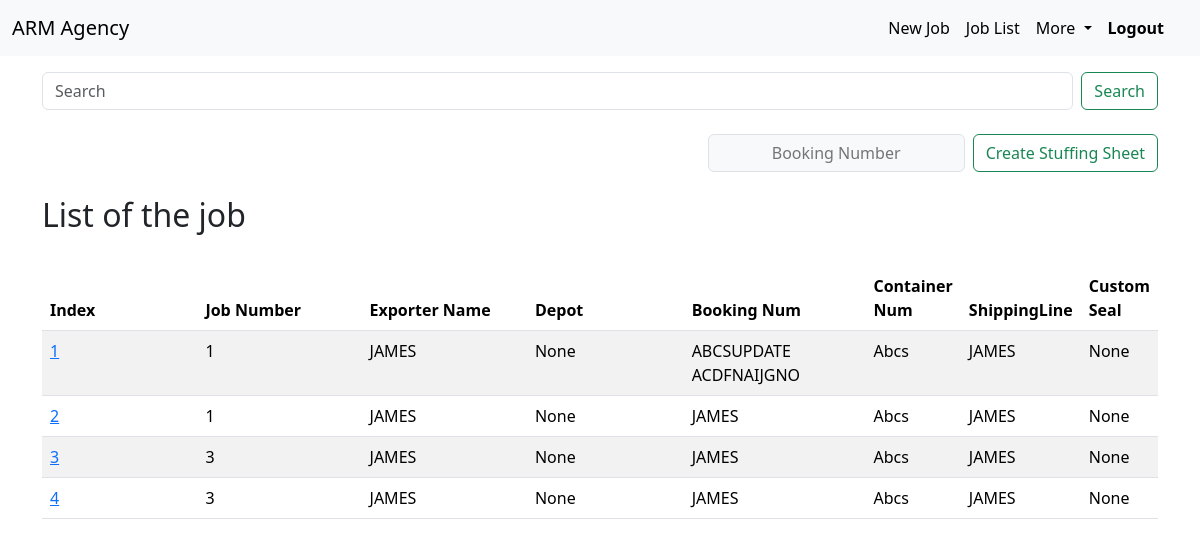
Page /stuffingSheet/list (signed in) on the committed database.
### stuffingSheet/models.py (models this page shows, shortened)
class StuffingSheetModel(models.Model):
    STUFFING_TYPE_CHOICES = [
    ('ICD STUFFING', 'ICD STUFFING'),
    ('FACTORY STUFFING', 'FACTORY '),
    ]
    DEPOT_TYPE_CHOICES = [
    ('THAR DRY PORT', 'THAR DRY PORT'),
    ('INLAND CONTAINER DEPOT', 'INLAND CONTAINER DEPOT'),
    ]
    DEPOT_ADDRESS_CHOICES = [
        ('A UNIT OF CONTAINER OF INDIA LTD BHAGAT KI KOTHI, JODHPUR', 'A UNIT OF CONTAINER OF INDIA LTD BHAGAT KI KOTHI, JODHPUR'),
        ('A UNIT OF HASTI PETRO CHEMICAL & SHIPPING LTD', 'A UNIT OF HASTI PETRO CHEMICAL & SHIPPING LTD'),
    ]
    index = models.ForeignKey(DataOfJob, on_delete=models.CASCADE, primary_key=True)
    jobNumber = models.IntegerField(blank=True, null=True)
    depot = models.CharField(max_length=255, blank=True, null=True, choices=DEPOT_TYPE_CHOICES)
    depotAddress = models.CharField(max_length=255, blank=True, null=True, choices=DEPOT_ADDRESS_CHOICES)
    stuffingType = models.CharField(max_length=255, blank=True, null=True, choices=STUFFING_TYPE_CHOICES)
    bookingNum = models.CharField(blank=True, null=True, max_length=255)
    invoiceNo = models.CharField(blank=True, null=True, max_length=255)
    containerNum = models.CharField(blank=True, null=True, max_length=255)
    shutout = models.IntegerField(blank=True, null=True)
    dateOfStuffing = models.DateField(default=date.today, blank=True, null=True)
    shippingLine = models.CharField(blank=True, null=True, max_length=255)
    customSeal = models.IntegerField(blank=True, null=True)
    size_20 = models.BooleanField('size=20', default=False)
    size_40 = models.BooleanField('size=40', default=False)
    portOfDestination = models.CharField(blank=True, null=True, max_length=255)
    shippingLineSeal = models.CharField(blank=True, null=True, max_length=255)
    portOfLoading = models.CharField(blank=True, null=True, max_length=255)
    shippingBillNo = models.IntegerField(blank=True, null=True)
    shippingBillDate = models.DateField(blank=True, null=True)
    exporterName = models.CharField(blank=True, null=True, max_length=255)
    nameOfGood = models.CharField(blank=True, null=True, max_length=255)
    noOfPkgs = models.IntegerField(blank=True, null=True)
    grossWt = models.FloatField(blank=True, null=True)
    valueINR = models.FloatField(blank=True, null=True)

### jobData/models.py (models this page shows, shortened)
class DataOfJob(models.Model):
    index = models.IntegerField(primary_key=True)
    jobNumber = models.IntegerField()
    noOfBooking = models.IntegerField(default=1)
    container_no = models.CharField(max_length=255)
    shippingLine = models.CharField(max_length=255)
    Forwarder = models.CharField(max_length=255)
    bookingNum = models.CharField(max_length=255)
    exporterName = models.CharField(max_length=255)
    exporterAddress = models.CharField(max_length=255)
    size_20 = models.BooleanField('size=20', default=False)
    size_40 = models.BooleanField('size=40', default=False)
    tues_1 = models.IntegerField(default=0)
    tues_2 = models.IntegerField(default=0)
    totalTues_1 = models.IntegerField(default=0)
    totalTues_2 = models.IntegerField(default=0)
    todayDate = models.DateField(default=date.today)
    def __str__(self):
        return str(self.index)

### stuffingSheet/views.py (the view)
# urls.py: path('list', views.StuffingSheetformList.as_view(), name='stuffingSheetList'),
class StuffingSheetformList(LoginRequiredMixin, generic.ListView):
    model = StuffingSheetModel
    context_object_name = 'stuffingSheetList'
    template_name = 'stuffingSheet/stuffingSheetModel_list.html'

### stuffingSheet/templates/stuffingSheet/stuffingSheetModel_list.html
{% extends 'base.html' %}
{% block content %}
<form method="GET" action="{% url 'stuffingSheet:search' %}" class="d-flex" role="search">
    <input class="form-control me-2" type="search" placeholder="Search" aria-label="Search" name="search" id="search">
    <button class="btn btn-outline-success" type="submit">Search</button>
  </form>
<br>
<form method="GET" class="d-grid gap-2 d-md-flex justify-content-md-end" action="{% url 'stuffingSheet:stuffingSheetTemplate' %}">
  <input class="input-group-text" type="text" placeholder="Booking Number" name="bookingNum" oninput="this.value = this.value.toUpperCase()" pattern="[A-Z0-9]+" title="Please enter uppercase letters and numbers only">
  <button class="btn btn-outline-success" type="submit">Create Stuffing Sheet</button>
</form>
<br>
<h2>List of the job</h2>
<br>
<table class="table table-striped">
    <thead>
      <tr>
        <th style="width: 20%;" scope="col">Index</th>
        <th style="width: 20%;" scope="col">Job Number</th>
        <th style="width: 20%;" scope="col">Exporter Name</th>
        <th style="width: 20%;" scope="col">Depot</th>
        <th style="width: 20%;" scope="col">Booking Num</th>
        <th style="width: 20%;" scope="col">Container Num</th>
        <th style="width: 20%;" scope="col">ShippingLine</th>
        <th style="width: 20%;" scope="col">Custom Seal</th>
      </tr>
    </thead>
    <tbody>
        {% for items in stuffingSheetList %}
            <tr>
                <td><a href="{% url 'stuffingSheet:stuffingSheetDetail' pk=items.pk %}" class="link-opacity-25-hover">{{ items.index }}</a></td>
                <td>{{ items.jobNumber }}</td>
                <td>{{ items.exporterName }}</td>
                <td>{{ items.depot }}</td>
                <td>{{ items.bookingNum }}</td>
                <td>{{ items.containerNum }}</td>
                <td>{{ items.shippingLine }}</td>
                <td>{{ items.customSeal }}</td>
            </tr>
        {% endfor %}
    </tbody>
  </table>
{% endblock %}

### rows in the picture
StuffingSheetModel: index "1", jobNumber "1", exporterName "JAMES", depot "None", bookingNum "ABCSUPDATE ACDFNAIJGNO", containerNum "Abcs", shippingLine "JAMES", customSeal "None"
StuffingSheetModel: index "2", jobNumber "1", exporterName "JAMES", depot "None", bookingNum "JAMES", containerNum "Abcs", shippingLine "JAMES", customSeal "None"
StuffingSheetModel: index "3", jobNumber "3", exporterName "JAMES", depot "None", bookingNum "JAMES", containerNum "Abcs", shippingLine "JAMES", customSeal "None"
StuffingSheetModel: index "4", jobNumber "3", exporterName "JAMES", depot "None", bookingNum "JAMES", containerNum "Abcs", shippingLine "JAMES", customSeal "None"
